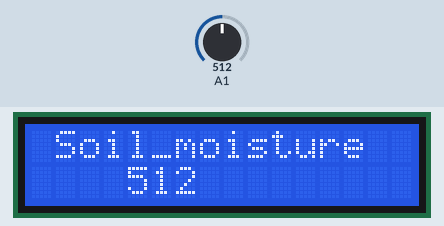
Recording of a sketch running on a simulated Arduino Uno, built with avr-gcc and run on an emulated ATmega328P. Parts: 16×2 character LCD. Inputs (shaded band) come from the test bench; at power-on: A1 = 512.

Above: at 1.2 s.
1.3 s: A1 set to 716
At 2.5 s:
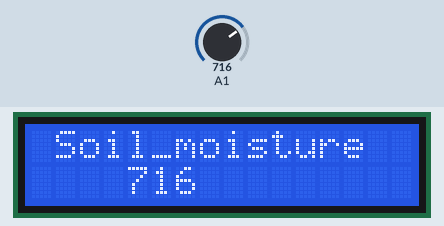
4.1 s: A1 set to 992
At 4.5 s:
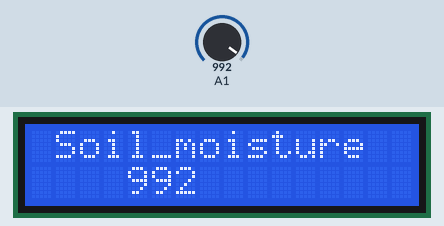
5.6 s: A1 set to 1016
At 6.6 s:
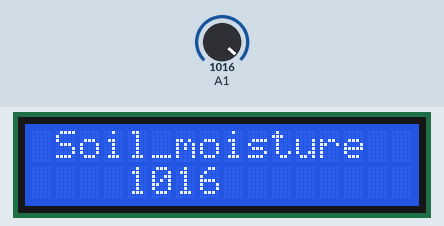
Timing chart, 0 to 8.6 s (numbered marks = the images above; inputs shaded):
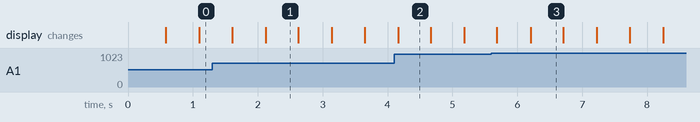

The sketch:

5_Moisture_LCD.ino
```cpp
#include <Wire.h>                  // i2C 통신을 위한 라이브러리
#include <LiquidCrystal_I2C.h>     // LCD 1602 I2C용 라이브러리
LiquidCrystal_I2C lcd(0x27, 16, 2); // 접근주소: 0x3F or 0x27

void setup() {
  Serial.begin(9600);
  lcd.init();  // LCD 초기화
}

void loop() {
  int Soil_moisture = analogRead(A1);     //Soil_Moisture에 아날로그값 저장
  lcd.backlight();                        // 백라이트 켜기
  lcd.setCursor(1, 0);                    // 1번째, 1라인
  lcd.print("Soil_moisture");
  lcd.setCursor(4, 1);                    // 1번째, 1라인
  lcd.print(Soil_moisture);
  delay(500);
  lcd.clear();
  delay(500);
}
```

Measured:
- after the input at 1.3 s, the display: first differs from a run without the input after 0.82 s (image 1)
- after the input at 4.1 s, the display: changes after 0.06 s (image 2)
- after the input at 5.6 s, the display: first differs from a run without the input after 0.61 s (image 3)
- what the display in image 1 shows lasts 0.5 s, from 2.1 s to 2.6 s
